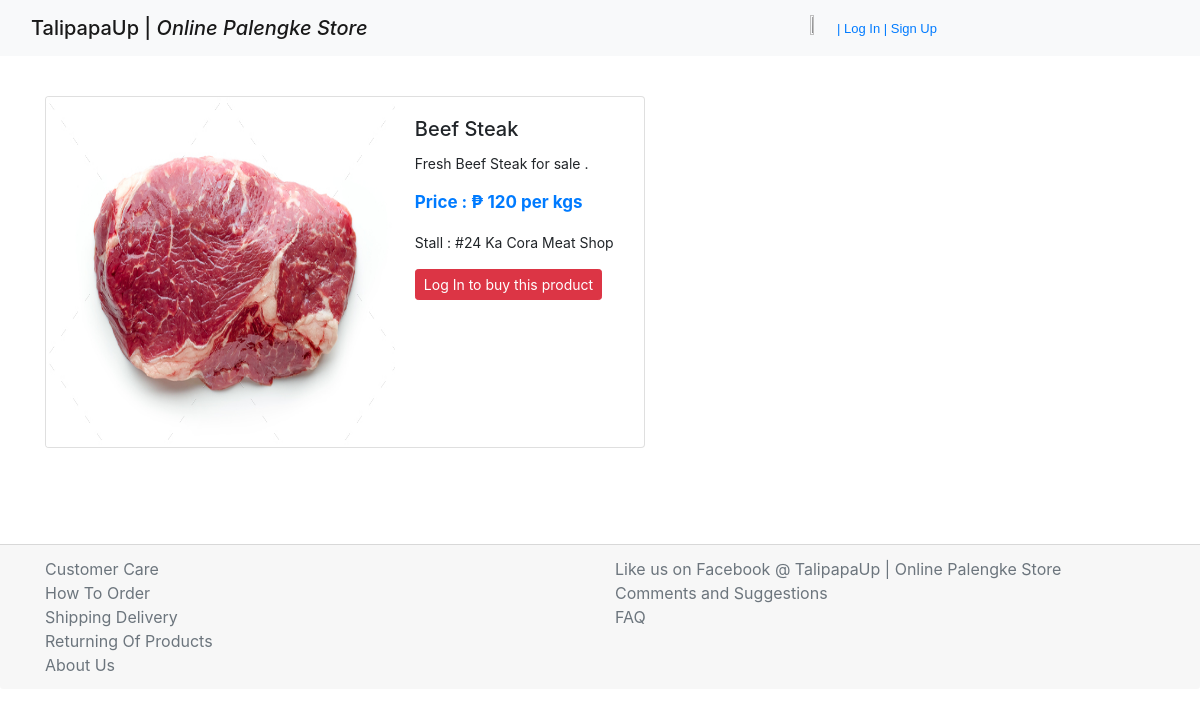
Screenshot of /products/list/1/ with the database file from the repository.
### products/models.py (models this page shows, shortened)
class Product(models.Model):
    measurements = (
        ('kgs', 'kgs'),
        ('pcs', 'pcs'),
    )
    mainimage = models.ImageField(upload_to = 'products/', blank = True)
    name = models.CharField(unique = True, max_length = 300)
    product_id = models.AutoField(primary_key = True)
    stall_address = models.ForeignKey(Stall, on_delete = models.CASCADE)
    category = models.ForeignKey(Category, on_delete = models.CASCADE)
    preview_text = models.TextField(max_length = 300, verbose_name = 'Preview Text')
    detail_text = models.TextField(max_length = 300, verbose_name = 'Detail Text')
    price = models.IntegerField()
    measurement = models.CharField(max_length = 100, choices=measurements)
    class Meta :
        verbose_name = 'Product'
        verbose_name_plural = 'Products'
        ordering = ['name',]

class Stall(models.Model):
    name_of_stall = models.CharField(max_length = 300)
    address = models.CharField(max_length = 300)
    def __str__(self):
        return self.name_of_stall

### products/views.py (the view)
# urls.py: path('products/list/<int:product_id>/', views.ProductDetail, name='productdetail'),
def ProductDetail(request , product_id):
    obj = get_object_or_404(Product, product_id=product_id)
    template_name = "product/detail.html"
    context = {"detail" : obj}
    return render(request, template_name, context)

### products/templates/product/detail.html (shortened to what this page needs)
{% extends 'base.html' %}
{% load static %}
{% block content %}
<br>
<br>
<br>
<br>
<div class="container">
<div class="card mb-4" style="max-width: 600px;">
  <div class="row no-gutters justify-content-center">
    <div class="col-7">
      <img src="{{ detail.mainimage.url }}" class="card-img" alt="..." width="900" height='350'>
    </div>
    <div class="col-5">
      <div class="card-body">
        <h5 class="card-title">{{ detail.name }}</h5>
        <p class="card-text">{{ detail.detail_text }}</p>
          <p class="price card-text text-primary font-weight-bold">Price : ₱ {{ detail.price }} per {{ detail.measurement }}</p>
          <p class="card-text ">Stall : {{ detail.stall_address }}</p>
          {% if user.is_authenticated %}
            <button type="submit" class="buy btn-primary">Buy Now</button>
            <button type="submit" class="buy btn-outline-danger">Add To Cart</button>
          {% else %}
            <a class="btn btn-danger btn-sm" href="login/">Log In to buy this product</a>
          {% endif %}
    </div>
    </div>
  </div>
</div>
</div>
{% endblock %}

### products/static/css/style.css (style rules this page uses)
.card-text { font-size: 14px; }
.price { font-size: 17px; }

### rows the page displays
Product: mainimage (picture), name "Beef Steak", detail_text "Fresh Beef Steak for sale .", price "120", measurement "kgs", stall_address "#24 Ka Cora Meat Shop"
